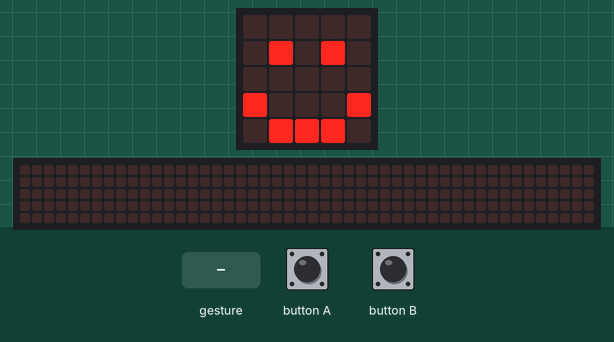
Simulated run of this program. Board: BBC micro:bit running MicroPython. Parts: the board's 5×5 LED display, a strip that is not on the board, showing the scrolling text unrolled. Inputs (shaded band) come from the test bench. Random numbers come from a fixed seed; a tilt is held for 1.5 s and a shake lasts 1 s, then the board lies face up again; the 48×5 strip is a reading aid, not a part: it shows the text the display is scrolling, unrolled, one strip-width of it at a time.

Above: at 1.2 s.
1.3 s: button A pressed for 0.15 s
At 1.37 s:
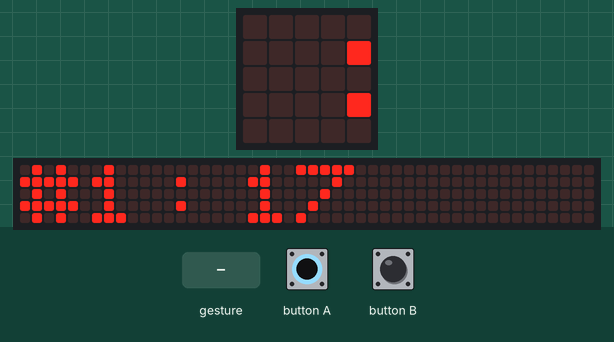
2.0 s: gesture 'shake'
5.0 s: button B pressed for 3.2 s
At 7.0 s:
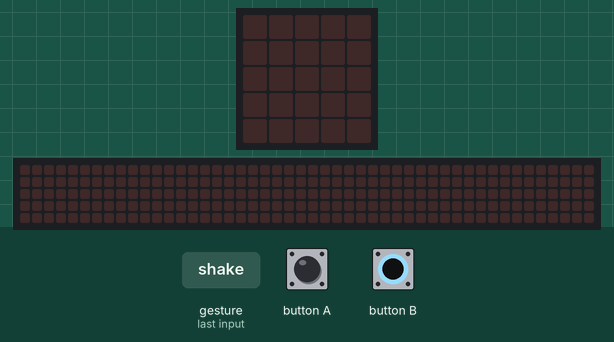
At 13.58 s:
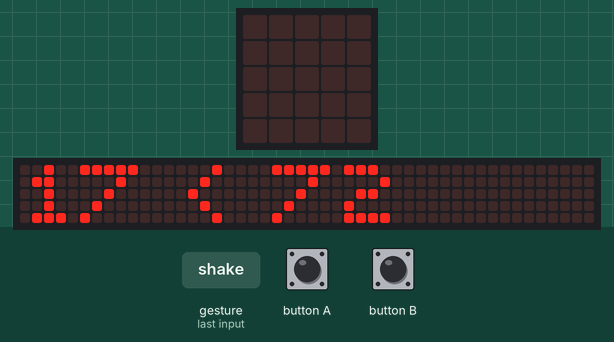

Measured:
- after the input at 1.3 s, the display: changes at once (image 1)
- what the display in image 2 shows lasts 1.0 s, from 6.3 s to 7.3 s

The program:

main.py
```python
"""
Created by: Michael Bruneau
Created on: Oct 2023
This module is a Micro:bit MicroPython program
"""

from microbit import *
import random

# variables
random_number1 = -1
random_number2 = -1

# setup
display.clear()
display.show(Image.HAPPY)

# loop
while True:
    if button_a.is_pressed():
        display.clear()

        # picking random number 1
        random_number1 = random.randint(0, 99)
        display.scroll(("#1 : ") + str(random_number1))
        sleep(1000)
        display.show(Image.HAPPY)

    if button_b.is_pressed():
        display.clear()

        # picking random number 2
        random_number2 = random.randint(0, 99)
        display.scroll(("#2 : ") + str(random_number2))
        sleep(1000)
        display.show(Image.HAPPY)

    if accelerometer.was_gesture("shake"):
        display.clear()

        # making sure random numbers are picked
        if random_number1 == -1 or random_number2 == -1:
            display.scroll("numbers not picked")
        else:
            # camparing the random numbers
            if random_number1 > random_number2:
                display.scroll(str(random_number1) + (" > ") + str(random_number2))
            else:
                display.scroll(str(random_number1) + (" < ") + str(random_number2))
        sleep(1000)
        display.show(Image.HAPPY)
```
